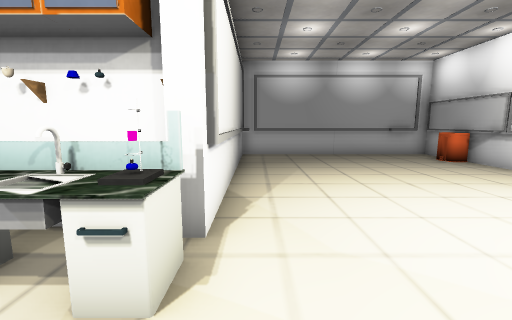
view 1 (above)

16 first-person views from a walk through a scene from a Unity 3-D project. The camera is 1.4 m above the floor, tilts 8° down and sees 90° across. The floor is counted in squares, 1 m on a side. Each view is taken from the middle of a square. On the plan, view 1 faces up. The plan holds only what a view shows up to about 13 squares ahead; the rest is blank. The place goes on beyond the plan. The player character is not drawn. Some surface patterns are stand-ins.

view 2
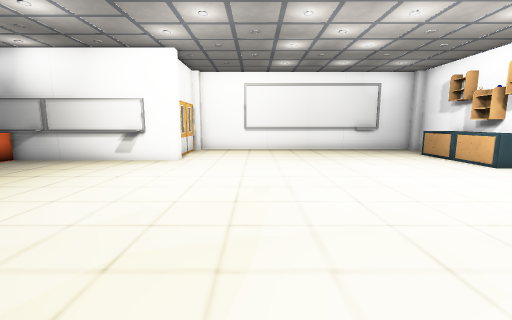

view 3
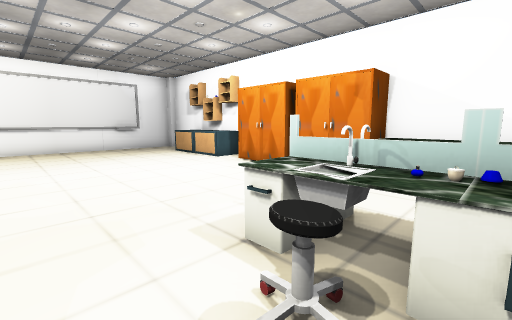

view 4
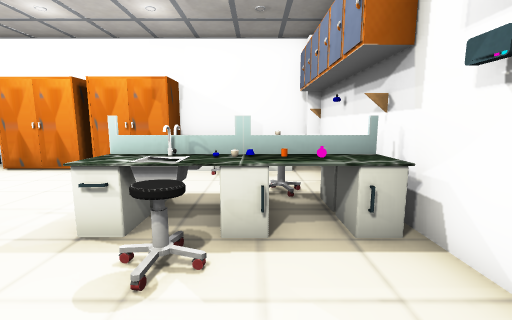

view 5
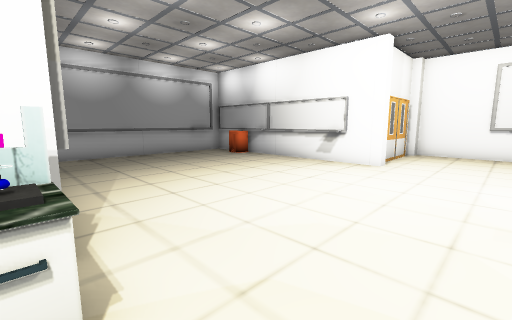

view 6
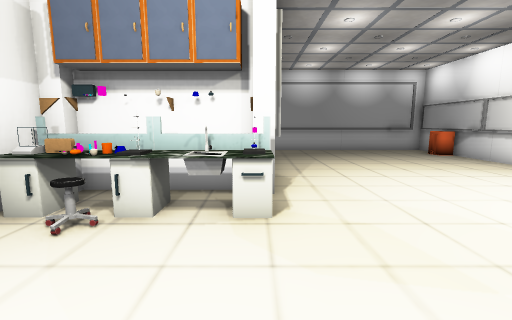

view 7
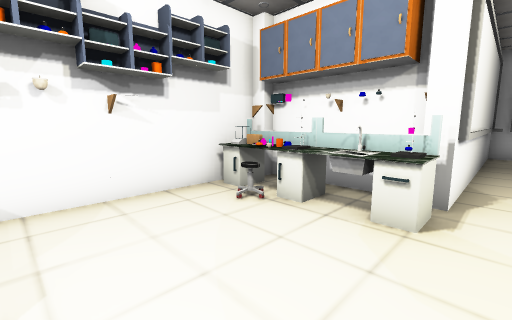

view 8
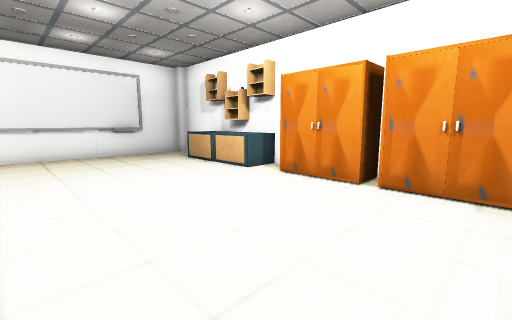

view 9
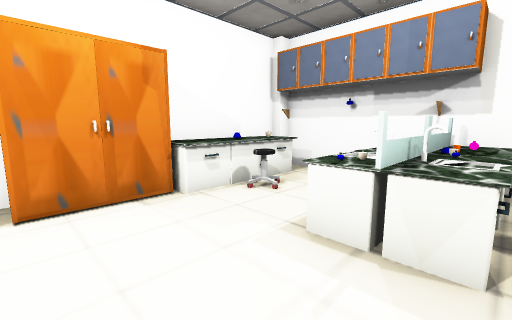

view 10
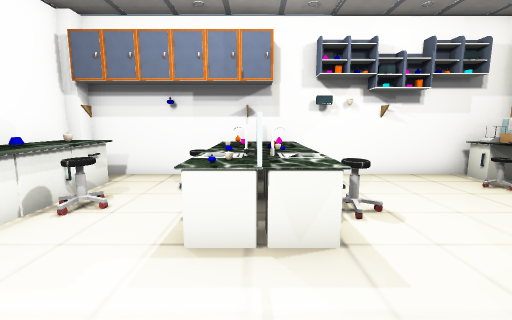

view 11
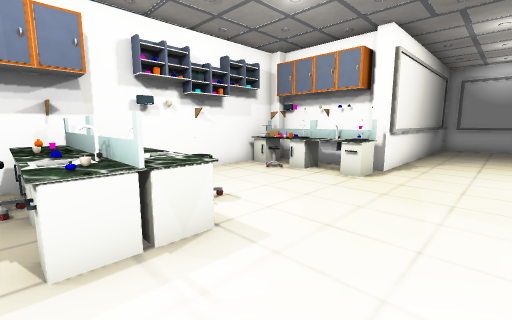

view 12
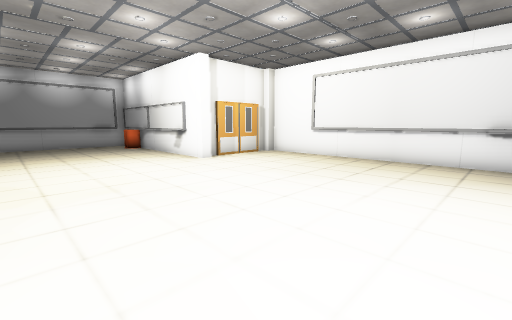

view 13
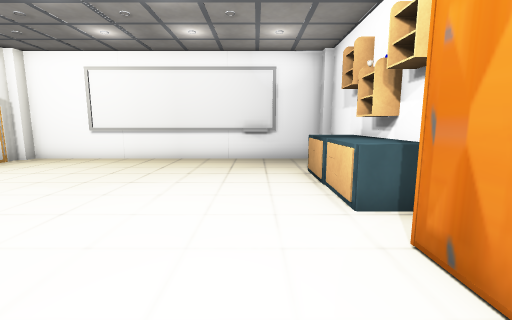

view 14
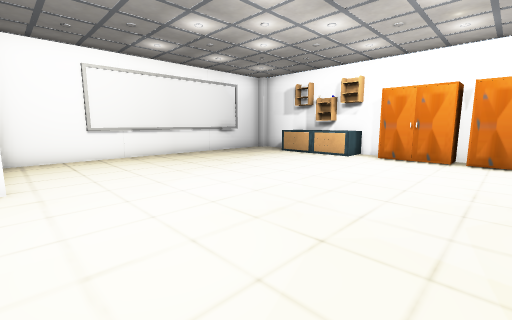

view 15
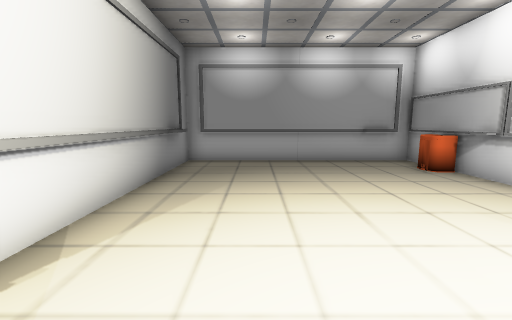

view 16
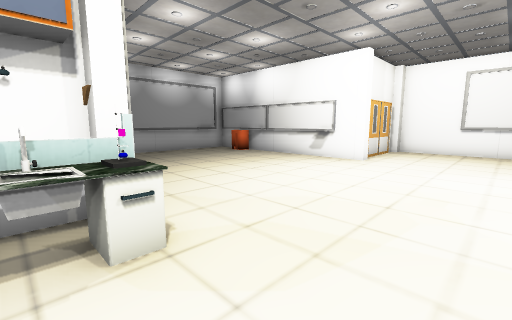

### Floor plan
Points are (right, up) in squares from view 1. A wall is a line through its corners. A room is listed if a view was taken in it or the views show most of it. See-through windows are left out.
Room 1 (views 1, 2, 3, 4, 5, 6, 7, 8, 9, 10, 11, 12, 13, 14, 15, 16)
walls: (7.9, 3.4) (7.9, 11.9) (-0.6, 11.9) (-0.6, 3.4); (-1.4, 2.5) (-4.5, 2.5); (-1.4, 3.4) (-4.5, 3.4); (2.4, -7.8) (4.9, -7.8); (11.5, 3.4) (8.5, 3.4); (5.1, -8.9) (11.5, -8.9); (1.9, -8.9) (2.4, -8.9); (-5.1, 1.5) (-5.1, -7.5); (12, -6.5) (12, -5.4); (-0.3, 10.4) (-0.3, 9.4); (7, 11.5) (6, 11.5); (12.4, -8.5) (12.4, 3.1); (7.4, 11.7) (-0.1, 11.7); (-4.5, -8.9) (-0.4, -8.9)
objects: other object (-5, -9); other object (-5, -8); other object (-5, 2); other object (-5, 3); other object (-4, -8) to (-3, -8); other object (-4, -5) to (-3, -5); other object (-4, -4); other object (-4, -3); other object (-4, -2); other object (-4, 1); rack (-4, 2); flask (-3, -4); other object (-3, -3); other object (-3, 1); other object (-3, 2); other object (-2, -8); other object (-2, -7); other object (-2, -5) to (-1, -5); tap (-2, -4); other object (-2, -3) to (-2, -2); tap (-2, 2); other object (-1, -8); other object (-1, -4); other object (-1, -3); other object (-1, 2); other object (-1, 3); other object (0, -8) to (2, -8); other object (0, 3); other object (6, -8); rack (7, -9) to (8, -8); bin (7, 10); other object (8, 3); other object (9, -8); other object (12, -9); other object (12, 3)

Positions as (right, up) in squares from view 1, and headings:
1: (0, 0), facing up
2: (-2, 0), facing right
3: (-3, -1), facing down-right
4: (-3, 0), facing down
5: (-1, 0), facing up-right
6: (-1, -2), facing up
7: (0, -2), facing up-left
8: (0, -2), facing down-right
9: (2, -3), facing down-left
10: (2, -4), facing left
11: (2, -5), facing up-left
12: (2, -6), facing up-right
13: (2, -6), facing right
14: (1, 3), facing down-right
15: (2, 2), facing up
16: (-2, -1), facing up-right
